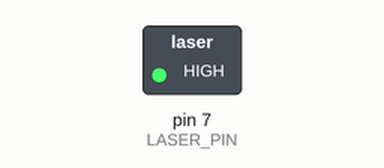
Bench run of a sketch on a simulated Arduino Uno, built with avr-gcc and run on an emulated ATmega328P. Parts: switched loads named in the sketch (green lamp = pin HIGH).

Above: at 1.0 s.
At 3.0 s:
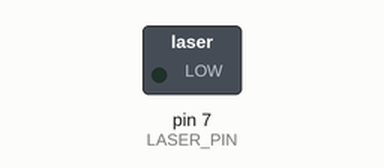
Timing chart, 0 to 5.2 s (numbered marks = the images above):
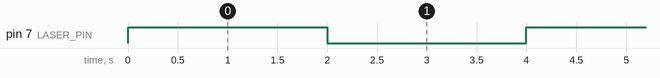

Measured:
- by itself, pin 7 (LASER_PIN): alternates HIGH for 2.0 s and LOW for 2.0 s

The sketch:

1_simple_laser.ino
```cpp
// simple code
#define LASER_PIN 7   // D41 PWM input pin

void setup() {
  pinMode(LASER_PIN, OUTPUT);
  digitalWrite(LASER_PIN, LOW);   // Start with laser off
}

void loop() {
  digitalWrite(LASER_PIN, HIGH);  // switch is turned on , thus Laser ON (full intensity)
  delay(2000);                    // Keep ON for 2 seconds
  digitalWrite(LASER_PIN, LOW);   // Laser OFF
  delay(2000);                    // Keep OFF for 2 seconds
}


  
```
